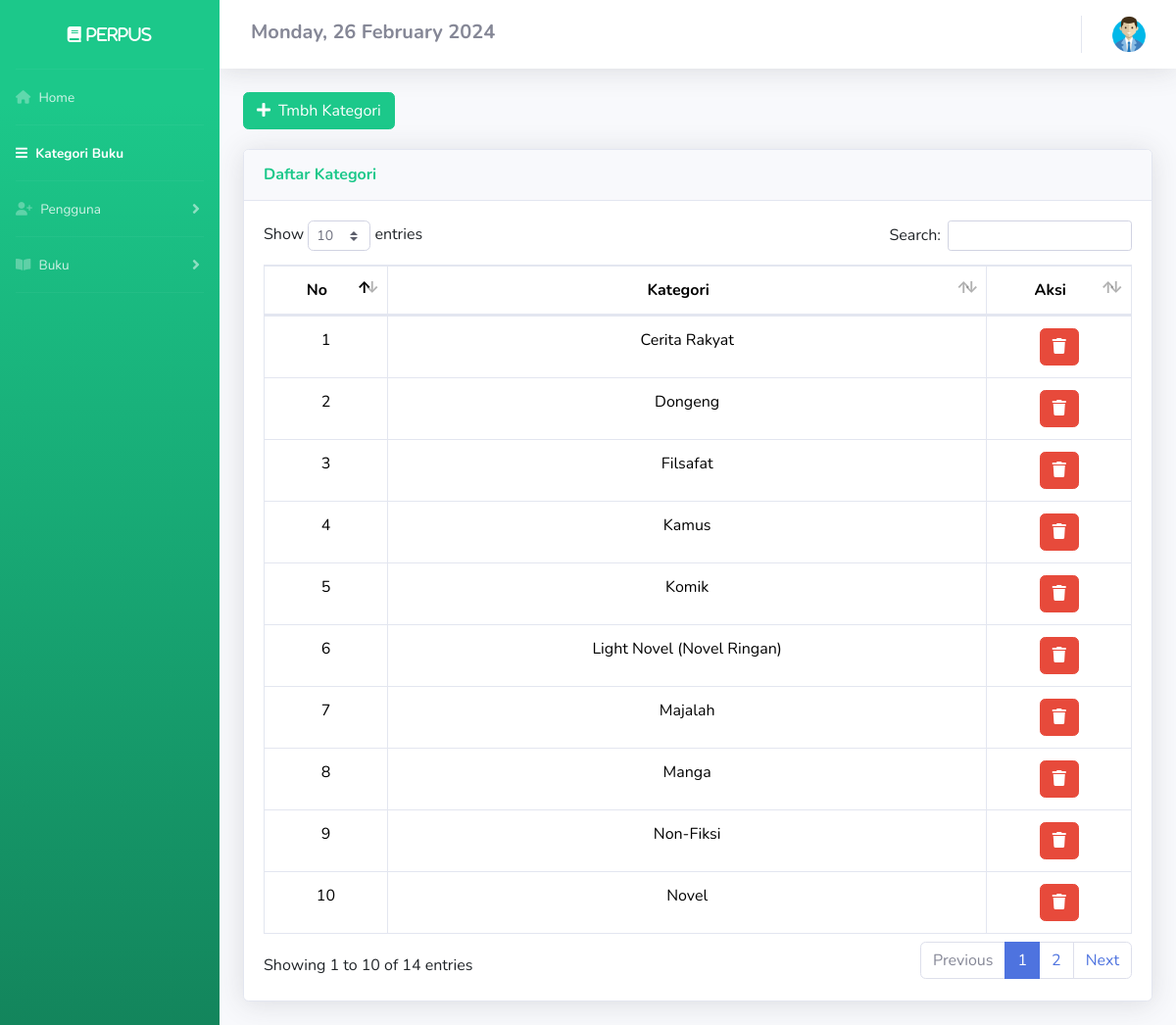
Page /DashboardAdmin/kategori.php (signed in) on the committed database.
### tables this page shows
CREATE TABLE `kategori_buku` (
  `kategori` varchar(255) NOT NULL
);

### config/config.php (called while the page is built, shortened)
<?php
$host = "127.0.0.1";
$username = "root";
$password = "";
$database_name = "ukk_adit";
$connection = mysqli_connect($host, $username, $password, $database_name);
function queryReadData($dataKategori)
{
  global $connection;
  $result = mysqli_query($connection, $dataKategori);
  $items = [];
  while ($item = mysqli_fetch_assoc($result)) {
    $items[] = $item;
  }
  return $items;
}

### DashboardAdmin/kategori.php (the view, shortened to what this page needs)
<?php
require "../config/config.php";
$member = queryReadData("SELECT * FROM kategori_buku");
?>
<!DOCTYPE html>
<html lang="en">
<head>
  <link href="https://cdn.jsdelivr.net/npm/bootstrap@5.3.2/dist/css/bootstrap.min.css" rel="stylesheet">
  <link href="../assets2/vendor/fontawesome-free/css/all.min.css" rel="stylesheet" type="text/css">
  <link href="../assets2/css/sb-admin-2.min.css" rel="stylesheet">
  <link href="../assets2/vendor/datatables/dataTables.bootstrap4.min.css" rel="stylesheet">
</head>
<body id="page-top">
  <div id="wrapper">
    <ul class="navbar-nav bg-gradient-success sidebar sidebar-dark accordion" id="accordionSidebar">
      <div class="sticky-top">
        <a class="sidebar-brand d-flex align-items-center justify-content-center" href="kategori.php">
          <div class="sidebar-brand-text fas fa-book"> Perpus</div>
        </a>
        <hr class="sidebar-divider my-0">
        <li class="nav-item">
          <a class="nav-link" href="index.php">
            <i class="fa-solid fa-house"></i>
            <span>Home</span></a>
        </li>
        <hr class="sidebar-divider my-0">
        <li class="nav-item active">
          <a class="nav-link" href="#.php">
            <i class="fas fa-bars"></i>
            <span>Kategori Buku</span></a>
        </li>
        <hr class="sidebar-divider my-0">
        <li class="nav-item">
          <a class="nav-link collapsed" href="#" data-toggle="collapse" data-target="#collapseTwo" aria-expanded="true" aria-controls="collapseTwo">
            <i class="fa-solid fa-user-plus"></i>
            <span>Pengguna</span>
          </a>
        </li>
        <hr class="sidebar-divider my-0">
        <li class="nav-item">
          <a class="nav-link collapsed" href="#" data-toggle="collapse" data-target="#collapseUtilities" aria-expanded="true" aria-controls="collapseUtilities">
            <i class="fas fa-book-open"></i>
            <span>Buku</span>
          </a>
        </li>
        <hr class="sidebar-divider my-0">
    </ul>
    <?php
    $day = date('l');
    $dayOfMonth = date('d');
    $month = date('F');
    $year = date('Y');
    ?>
    <div id="content-wrapper" class="d-flex flex-column">
      <div id="content">
        <nav class="navbar navbar-expand navbar-light bg-white topbar mb-4 static-top shadow">
          <h5 class="mt-1 mx-3 fw-bold"><span class="fs-5 text-secondary"> <?php echo $day . ", " . $dayOfMonth . " " . " " . $month . " " . $year; ?> </span></h5>
          <ul class="navbar-nav ml-auto">
            <li class="nav-item dropdown no-arrow">
              <a class="nav-link dropdown-toggle" href="#" id="userDropdown" role="button" data-toggle="dropdown" aria-haspopup="true" aria-expanded="false">
                <img src="../assets/user.png" alt="memberLogo" width="40px">
              </a>
            </li>
          </ul>
        </nav>
        <div class="container-fluid">
          <button style="margin-bottom:20px" data-toggle="modal" data-target="#myModal" class="btn btn-success col-md-2"><span class="glyphicon glyphicon-plus"></span><i class="fas fa-plus mr-2"></i>Tmbh Kategori</button>
          <div class="card shadow mb-4">
            <div class="card-header py-3">
              <h6 class="m-0 font-weight-bold text-success">Daftar Kategori</h6>
            </div>
            <div class="card-body">
              <div class="table-responsive">
                <table class="table table-bordered" id="dataTable" width="100%" cellspacing="0">
                  <thead>
                    <tr align="center">
                      <th>No</th>
                      <th>Kategori</th>
                      <th>Aksi</th>
                    </tr>
                  </thead>
                  <tbody>
                    <?php
                    $no = 1;
                    foreach ($member as $item) :
                    ?>
                      <tr>
                        <td align="center"><?php echo $no++ ?></td>
                        <td align="center"><?php echo $item['kategori'] ?></td>
                        <td align="center">
                          <a href="deleteKategori.php?kategori=<?= $item['kategori']; ?>" class="btn btn-danger" onclick="return confirm('Apakah <?= $item['kategori']; ?> ingin anda hapus? Jika anda hapus maka data buku dengan kategori ini juga akan terhapus!');"><i class="fas fa-trash"></i></a>
                        </td>
                      </tr>
                    <?php endforeach; ?>
                  </tbody>
                </table>
              </div>
            </div>
          </div>
        </div>
      </div>
</body>
</html>

### rows in the picture
kategori_buku: kategori "Cerita Rakyat"
kategori_buku: kategori "Dongeng"
kategori_buku: kategori "Filsafat"
kategori_buku: kategori "Kamus"
kategori_buku: kategori "Komik"
kategori_buku: kategori "Light Novel (Novel Ringan)"
kategori_buku: kategori "Majalah"
kategori_buku: kategori "Manga"
kategori_buku: kategori "Non-Fiksi"
kategori_buku: kategori "Novel"
